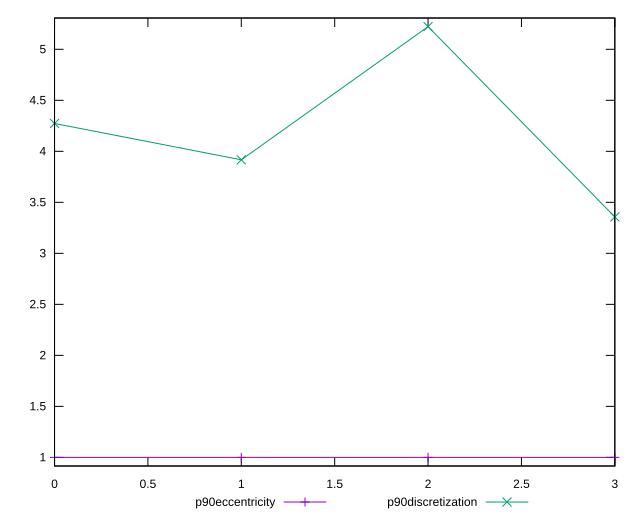

Source code (gnuplot):
reset

$p90Eccentricity <<EOF
0 0.9999999999999999
1 0.9999999999999997
2 1.0000000000000002
3 0.9999999999999991
EOF

$p90Discretization <<EOF
0 4.2727272727272725
1 3.9166666666666665
2 5.222222222222222
3 3.357142857142857
EOF

set key outside below
set xrange [0:3]
set yrange [0.9155555555555547:5.306666666666667]
set trange [0.9155555555555547:5.306666666666667]
set terminal svg size 640, 520 enhanced background rgb 'white'
set output "reports/report_00033_2021-03-01T14-23-16.841Z/max-potential-fid/progression/eccentricity.svg"

plot $p90Eccentricity title "p90eccentricity" with linespoints, \
     $p90Discretization title "p90discretization" with linespoints

reset
